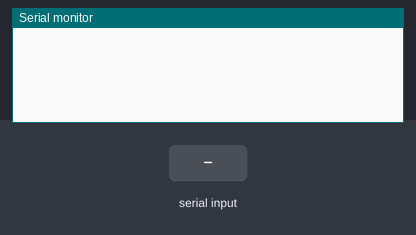
Bench run of a sketch on a simulated Arduino Uno, built with avr-gcc and run on an emulated ATmega328P. Shown: the last lines printed to the serial monitor. The test bench sets the inputs (shaded band).

Above: at 1.2 s.
1.3 s: "1" received over the second serial link
At 2.4 s:
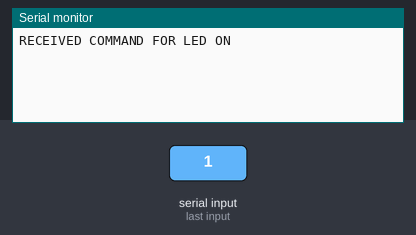
2.8 s: "0" received over the second serial link
At 4.1 s:
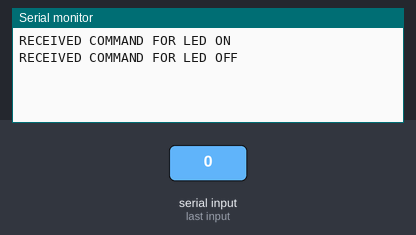

The sketch:

bt.ino
```cpp
/*
 https://play.google.com/store/apps/details?id=project.bluetoothterminal&hl=en

by mightyIT

Hc-05 Pairing Password is 1234


 */
// library for Serial communication if you are using any two digital pin except pin 0 and 1 of arduino
#include <SoftwareSerial.h>

SoftwareSerial Home(10, 11); // (TX, RX) creating referance for the library

int BluetoothData; // the data given from Computer

void setup()
{
  Serial.begin(9600);
  Home.begin(9600); // begin communication with the pin rx and tx defined above
  Home.println("HELLO FROM FORSK LAB");
  Home.println("ENTER 1 TO TURN ON LED");
  Home.println("ENTER 0 TO TURN OFF LED");
  digitalWrite(LED_BUILTIN,LOW);
}

void loop()
{
  if (Home.available())
  {
      // reading the data send by bluetooth
      BluetoothData=Home.read();

      if(BluetoothData=='1')
      {
          // if number 1 pressed ....
          digitalWrite(LED_BUILTIN,HIGH);
          Home.println("LED  ON ! ");
          Serial.println("RECEIVED COMMAND FOR LED ON");
      }

      if (BluetoothData=='0')
      {
          // if number 0 pressed ....
          digitalWrite(LED_BUILTIN,LOW);
          Home.println("LED  OFF ! ");
          Serial.println("RECEIVED COMMAND FOR LED OFF");
      }
  }
  delay(100);// prepare for next data ...
}
```

Measured:
- after the input at 1.3 s, the serial monitor: prints a new line after 0.09 s (image 1)
- after the input at 2.8 s, the serial monitor: prints a new line after 0.10 s (image 2)
